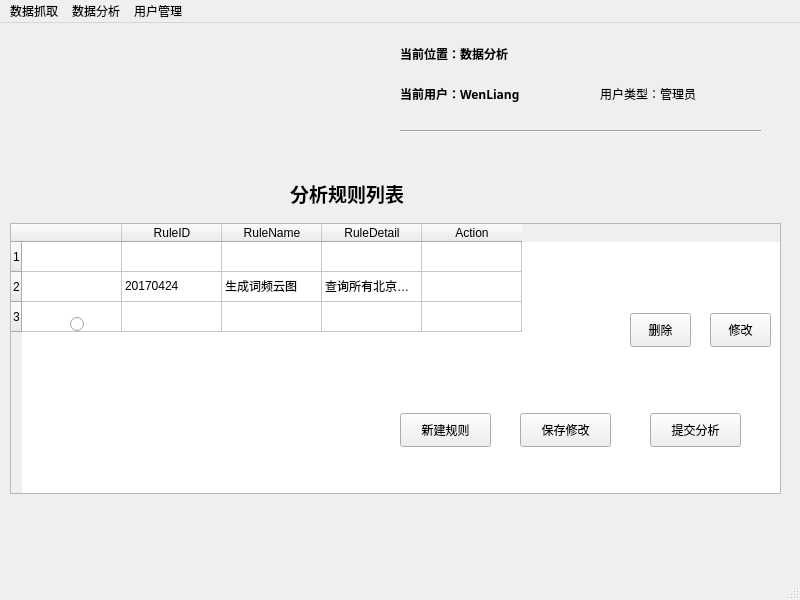
<?xml version="1.0" encoding="UTF-8"?>
<ui version="4.0">
 <class>AnalyzMainWindow</class>
 <widget class="QMainWindow" name="AnalyzMainWindow">
  <property name="geometry">
   <rect>
    <x>0</x>
    <y>0</y>
    <width>800</width>
    <height>600</height>
   </rect>
  </property>
  <property name="windowTitle">
   <string>短租房应用平台服务质量数据采集分析系统v1.0-数据分析</string>
  </property>
  <widget class="QWidget" name="centralwidget">
   <widget class="QLabel" name="label_1">
    <property name="geometry">
     <rect>
      <x>400</x>
      <y>10</y>
      <width>181</width>
      <height>41</height>
     </rect>
    </property>
    <property name="font">
     <font>
      <family>Calibri</family>
      <weight>75</weight>
      <bold>true</bold>
     </font>
    </property>
    <property name="text">
     <string>当前位置：数据分析</string>
    </property>
   </widget>
   <widget class="QLabel" name="label_3">
    <property name="geometry">
     <rect>
      <x>600</x>
      <y>50</y>
      <width>161</width>
      <height>41</height>
     </rect>
    </property>
    <property name="text">
     <string>用户类型：管理员</string>
    </property>
   </widget>
   <widget class="Line" name="line_2">
    <property name="geometry">
     <rect>
      <x>400</x>
      <y>100</y>
      <width>361</width>
      <height>16</height>
     </rect>
    </property>
    <property name="orientation">
     <enum>Qt::Horizontal</enum>
    </property>
   </widget>
   <widget class="QLabel" name="label_2">
    <property name="geometry">
     <rect>
      <x>400</x>
      <y>50</y>
      <width>181</width>
      <height>41</height>
     </rect>
    </property>
    <property name="font">
     <font>
      <family>Calibri Light</family>
      <weight>75</weight>
      <bold>true</bold>
     </font>
    </property>
    <property name="text">
     <string>当前用户：WenLiang</string>
    </property>
   </widget>
   <widget class="QLabel" name="label_4">
    <property name="geometry">
     <rect>
      <x>290</x>
      <y>150</y>
      <width>211</width>
      <height>41</height>
     </rect>
    </property>
    <property name="font">
     <font>
      <family>Calibri</family>
      <pointsize>14</pointsize>
      <weight>75</weight>
      <bold>true</bold>
     </font>
    </property>
    <property name="text">
     <string>分析规则列表</string>
    </property>
   </widget>
   <widget class="QTableWidget" name="tableWidget">
    <property name="geometry">
     <rect>
      <x>10</x>
      <y>200</y>
      <width>771</width>
      <height>271</height>
     </rect>
    </property>
    <row>
     <property name="text">
      <string>1</string>
     </property>
    </row>
    <row>
     <property name="text">
      <string>2</string>
     </property>
    </row>
    <row>
     <property name="text">
      <string>3</string>
     </property>
    </row>
    <column>
     <property name="text">
      <string/>
     </property>
    </column>
    <column>
     <property name="text">
      <string>RuleID</string>
     </property>
    </column>
    <column>
     <property name="text">
      <string>RuleName</string>
     </property>
    </column>
    <column>
     <property name="text">
      <string>RuleDetail</string>
     </property>
    </column>
    <column>
     <property name="text">
      <string>Action</string>
     </property>
    </column>
    <item row="1" column="1">
     <property name="text">
      <string>20170424</string>
     </property>
    </item>
    <item row="1" column="2">
     <property name="text">
      <string>生成词频云图</string>
     </property>
    </item>
    <item row="1" column="3">
     <property name="text">
      <string>查询所有北京的房源，按评价高频词生成云图</string>
     </property>
    </item>
    <item row="2" column="1">
     <property name="text">
      <string/>
     </property>
    </item>
   </widget>
   <widget class="QPushButton" name="pushButton">
    <property name="geometry">
     <rect>
      <x>630</x>
      <y>290</y>
      <width>61</width>
      <height>34</height>
     </rect>
    </property>
    <property name="text">
     <string>删除</string>
    </property>
   </widget>
   <widget class="QPushButton" name="pushButton_2">
    <property name="geometry">
     <rect>
      <x>710</x>
      <y>290</y>
      <width>61</width>
      <height>34</height>
     </rect>
    </property>
    <property name="text">
     <string>修改</string>
    </property>
   </widget>
   <widget class="QPushButton" name="pushButton_3">
    <property name="geometry">
     <rect>
      <x>520</x>
      <y>390</y>
      <width>91</width>
      <height>34</height>
     </rect>
    </property>
    <property name="text">
     <string>保存修改</string>
    </property>
   </widget>
   <widget class="QRadioButton" name="radioButton">
    <property name="geometry">
     <rect>
      <x>70</x>
      <y>290</y>
      <width>132</width>
      <height>22</height>
     </rect>
    </property>
    <property name="text">
     <string/>
    </property>
   </widget>
   <widget class="QPushButton" name="pushButton_4">
    <property name="geometry">
     <rect>
      <x>650</x>
      <y>390</y>
      <width>91</width>
      <height>34</height>
     </rect>
    </property>
    <property name="text">
     <string>提交分析</string>
    </property>
   </widget>
   <widget class="QPushButton" name="pushButton_5">
    <property name="geometry">
     <rect>
      <x>400</x>
      <y>390</y>
      <width>91</width>
      <height>34</height>
     </rect>
    </property>
    <property name="text">
     <string>新建规则</string>
    </property>
   </widget>
  </widget>
  <widget class="QMenuBar" name="menubar">
   <property name="geometry">
    <rect>
     <x>0</x>
     <y>0</y>
     <width>800</width>
     <height>30</height>
    </rect>
   </property>
   <widget class="QMenu" name="menu">
    <property name="title">
     <string>数据抓取</string>
    </property>
   </widget>
   <widget class="QMenu" name="menu_2">
    <property name="title">
     <string>数据分析</string>
    </property>
   </widget>
   <widget class="QMenu" name="menu_3">
    <property name="title">
     <string>用户管理</string>
    </property>
   </widget>
   <addaction name="menu"/>
   <addaction name="menu_2"/>
   <addaction name="menu_3"/>
  </widget>
  <widget class="QStatusBar" name="statusbar"/>
 </widget>
 <resources/>
 <connections/>
</ui>
